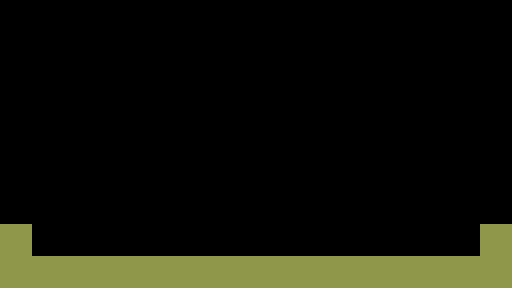

The image is a tile-based game level rendered from a .tmx file. Its description and source (layers, tilesets, objects; grid data summarised) follow:
An orthogonal 16x9 tile map with 32x32 px tiles, 1 tile layer (Tile Layer 1).

<map version="1.0" orientation="orthogonal" renderorder="right-down" width="16" height="9" tilewidth="32" tileheight="32" nextobjectid="1">
 <tileset firstgid="1" name="spr0002" tilewidth="32" tileheight="32" tilecount="1" columns="1">
  <image source="Tileset/spr0002.png" width="32" height="32" />
 </tileset>
 <layer name="Tile Layer 1" width="16" height="9">
  <properties>
   <property name="tileset" value="spr0002" />
  </properties>
  <data>[144 cells, 18 non-empty, 1 distinct tile ids]</data>
 </layer>
</map>
